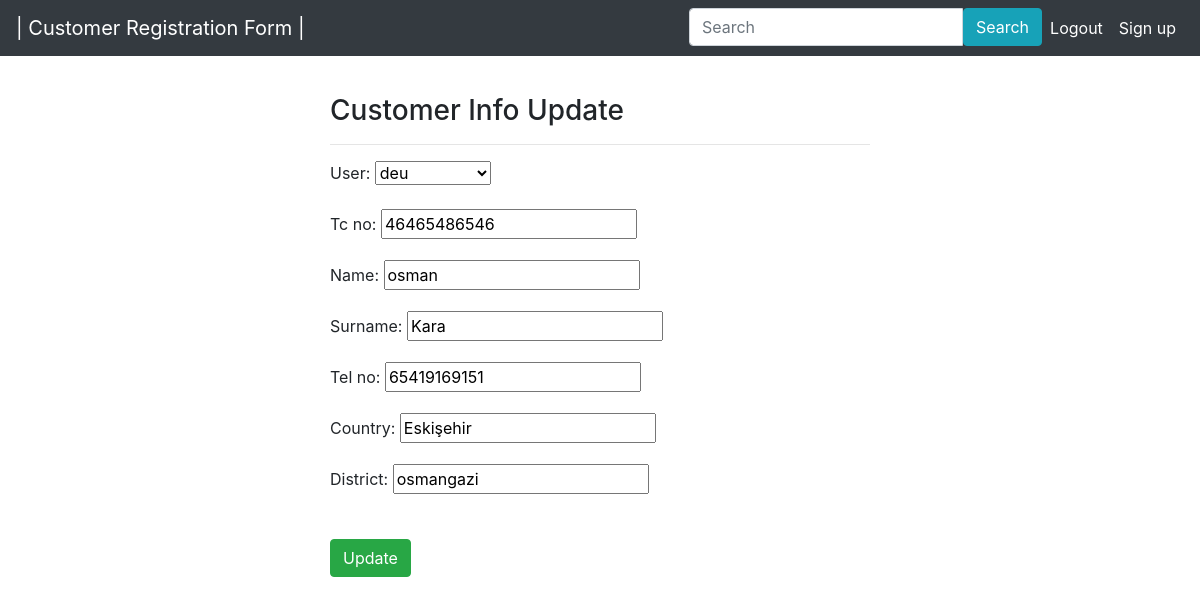
The page /update/6 (signed in) on the database its author committed.
### customer/models.py (models this page shows, shortened)
class Customer(models.Model):
  user = models.ForeignKey('auth.User', on_delete=models.CASCADE,verbose_name='User')
  tc = models.CharField(verbose_name='Tc no',max_length=11, unique=True)
  name = models.CharField(max_length=50, verbose_name='Name')
  surname = models.CharField(max_length=50, verbose_name='Surname')
  phone = models.CharField(verbose_name='Tel no', max_length=11)
  city = models.CharField(max_length=50, verbose_name='Country')
  district = models.CharField(max_length=50, verbose_name='district')
  created_date = models.DateTimeField(auto_now_add=True, verbose_name='created date')

### customer/views.py (the view)
# urls.py: path('update/<int:id>',views.UpdateCustomer, name='updatecustomer'),
@login_required(login_url="user:login")
def UpdateCustomer(request, id):
    customer = get_object_or_404(Customer, id=id)
    form = CustomerForm(request.POST or None,
                        request.FILES or None, instance=customer)
    if form.is_valid():
        customer = form.save(commit=False)
        customer.user = request.user
        customer.save()
        messages.success(request, "Customer record updated Succesfully...")
        return redirect('customer:index')
    return render(request, 'update.html', {"form": form})

### customer/forms.py
class CustomerForm(forms.ModelForm):
  tc : forms.Textarea(attrs={'rows': '3', 'minlength': 10,'maxlength': 11})
  class Meta:
    model=Customer
    fields = ["user","tc","name","surname","phone","city","district"]

### templates/update.html (shortened to what this page needs)
{% extends 'layout.html' %}
{% block body %}
<br>
<div class="row">
  <div class="col-md-6 offset-md-3">
    <h3>Customer Info Update</h3>
    <hr>
    <form method="post">
        {{form.as_p}}
        <br>
        <button type="submit" class="btn btn-success">Update</button>
    </form>
  </div>
</div>
{% endblock body %}

### rows shown on the page
Customer: user "deu", tc "46465486546", name "osman", surname "Kara", phone "65419169151", city "Eskişehir", district "osmangazi"
